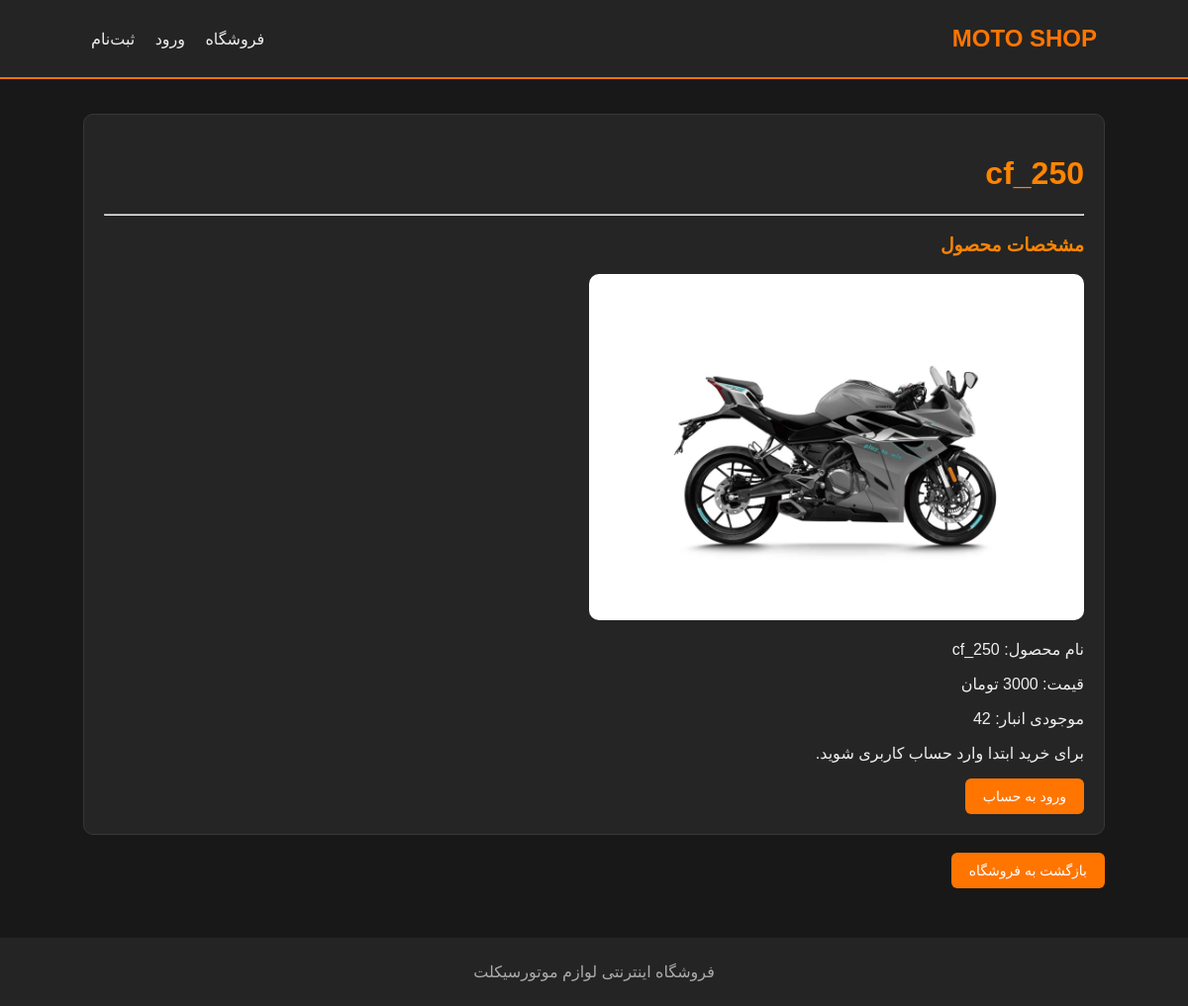
Screenshot of /product/2/ with the database file from the repository.
### product/models.py (models this page shows, shortened)
class Product(models.Model):
    name = models.CharField(max_length=100)
    price = models.PositiveIntegerField()
    stock = models.PositiveIntegerField()
    date = models.DateTimeField(auto_now_add=True)
    image = models.ImageField(
        upload_to='products/',
        blank=True,
        null=True
    )

### product/views.py (the view)
# urls.py: path('product/<int:product_id>/',views.product_detail , name = 'product_detail'),
def product_detail(request, product_id):
    product = get_object_or_404(Product, id=product_id)
    return render(request, 'product/product_detail.html', {
        'product': product
    })

### product/templates/product/product_detail.html (shortened to what this page needs)
{% extends 'product/base.html' %}
{% block content %}
<div class="card">
    <h1>{{ product.name }}</h1>
    <hr>
    <h3>مشخصات محصول</h3>
    {% if product.image %}
        <img
            src="{{ product.image.url }}"
            alt="{{ product.name }}"
            class="detail-image"
        >
    {% else %}
        <div class="no-image">
            تصویری برای این محصول ثبت نشده است.
        </div>
    {% endif %}
    <p>نام محصول: {{ product.name }}</p>
    <p>قیمت: {{ product.price }} تومان</p>
    <p>موجودی انبار: {{ product.stock }}</p>
    {% if product.stock > 0 %}
        {% if user.is_authenticated %}
            <form method="POST" action="{% url 'add_to_cart' product.id %}">
                {% csrf_token %}
                <button type="submit">افزودن به سبد خرید</button>
            </form>
        {% else %}
            <p>برای خرید ابتدا وارد حساب کاربری شوید.</p>
            <a class="btn" href="{% url 'login' %}">ورود به حساب</a>
        {% endif %}
    {% else %}
        <p style="color:#ff5555;">این محصول ناموجود است.</p>
    {% endif %}
</div>
<a class="btn" href="{% url 'product_list' %}">
    بازگشت به فروشگاه
</a>
{% endblock %}

### product/templates/product/base.html (style rules this page uses)
* { box-sizing: border-box; }
body { margin: 0; font-family: Tahoma, sans-serif; background: #181818; color: #eeeeee; }
h1, h2, h3 { color: #ff8500; }
button, .btn { background: #ff7500; color: #fff; border: none; padding: 10px 18px; border-radius: 6px; cursor: pointer; text-decoration: none; display: inline-block; font-size: 14px; }
.card { background: #252525; padding: 20px; border-radius: 10px; border: 1px solid #383838; margin-bottom: 18px; }
.detail-image { width: 100%; max-width: 500px; height: 350px; object-fit: contain; background: #fff; border-radius: 10px; }

### rows the page displays
Product: name "cf_250", image (picture), price "3000", stock "42"
